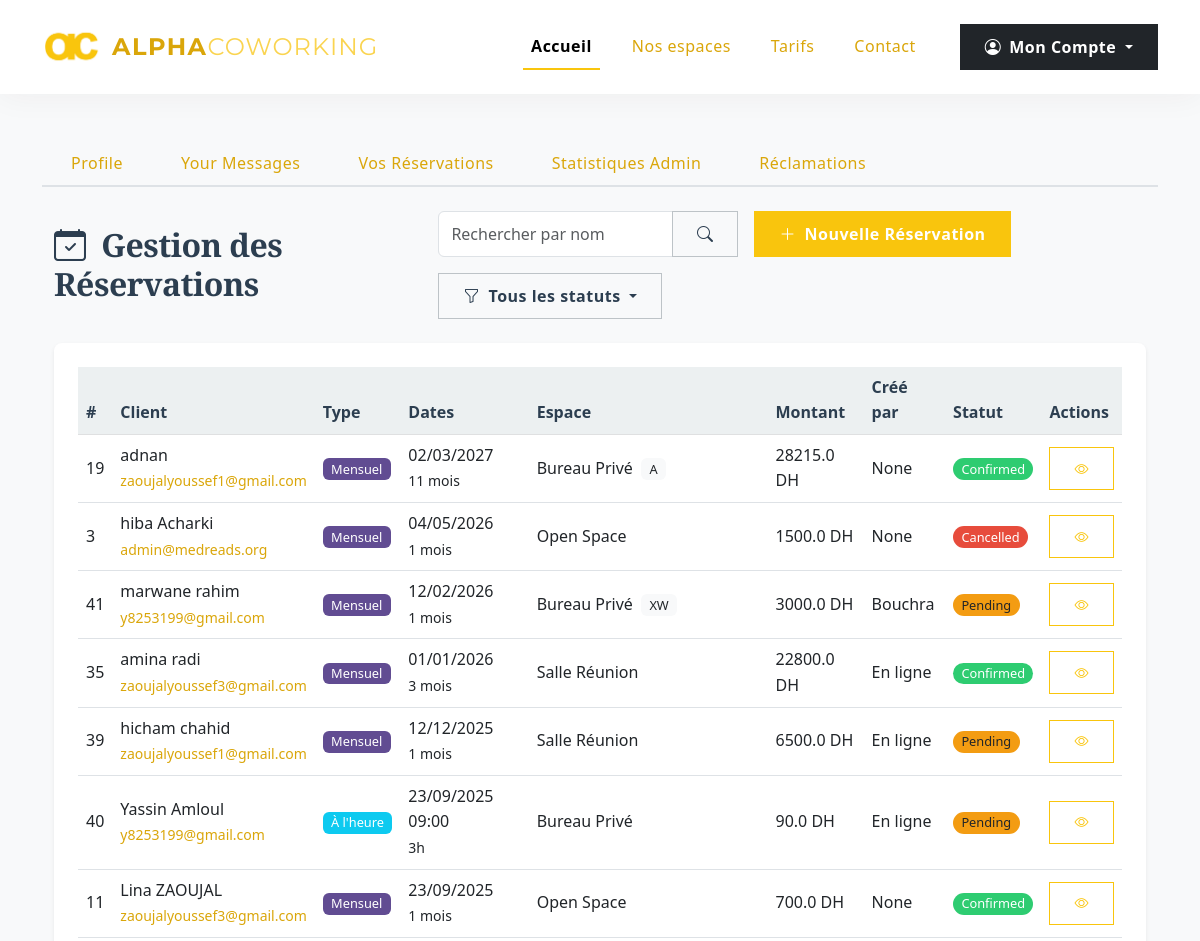
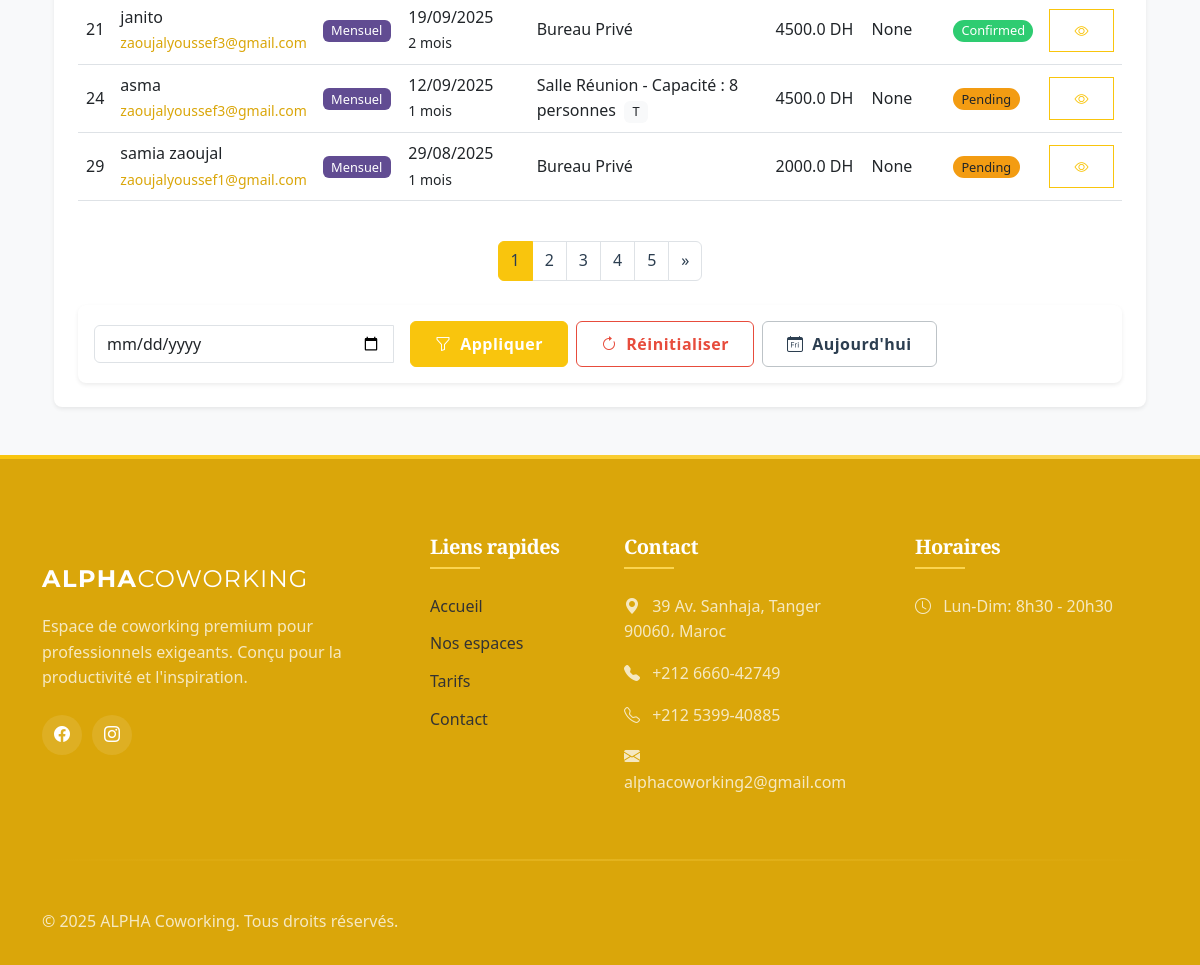
The page /reservation/ (signed in) on the database its author committed (2 pictures, top to bottom).
### pythonic/models.py (models this page shows, shortened)
class Booking(db.Model):
    id = db.Column(db.Integer, primary_key=True)
    space_number = db.Column(db.String(20))  # Nouveau champ
    booking_type = db.Column(db.String(20), nullable=False)  # hourly, daily, monthly
    space_type = db.Column(db.String(20), nullable=True)    # Ajoutez cette ligne
    start_datetime = db.Column(db.DateTime, nullable=False)
    end_datetime = db.Column(db.DateTime, nullable=False)
    duration = db.Column(db.Integer, nullable=False)  # en heures, jours ou mois selon le type
    full_name = db.Column(db.String(50), nullable=False)
    email = db.Column(db.String(120), nullable=False)
    phone = db.Column(db.String(20), nullable=False)
    meeting_capacity = db.Column(db.String(10), nullable=True)
    company = db.Column(db.String(50))
    special_requests = db.Column(db.Text)
    payment_method = db.Column(db.String(30), nullable=False)
    total_price = db.Column(db.Float, nullable=False)
    status = db.Column(db.String(20), nullable=False, default='pending')  # pending, confirmed, cancelled, completed
    date_created = db.Column(db.DateTime, nullable=False, default=datetime.utcnow)
    created_by = db.Column(db.String(50), nullable=False,default="En ligne")  # ou "Bouchra" selon votre logique

### pythonic/reservation/routes.py (the view, shortened to what this page needs)
@booking_bp.route('/reservation/', methods=['POST','GET'])
def booking_form():
    page = request.args.get('page', 1, type=int)
    bookings = Booking.query.order_by(Booking.start_datetime.desc()).paginate(page=page, per_page=10)
    return render_template('booking.html',bookings=bookings)

### pythonic/models.py (called while the page is built)
@login_manager.user_loader
def load_user(user_id):
    return User.query.get(int(user_id))

### pythonic/templates/booking.html (shortened to what this page needs)
{% extends "dashboard.html" %}
{% block bookings %}
<div class="container-fluid mt-4">
    <div class="d-flex justify-content-between align-items-center mb-4">
        <h2 class="m-0"><i class="bi bi-calendar-check me-2"></i> Gestion des Réservations</h2>
        <div class="d-flex align-items-center gap-3 flex-wrap">
            <form class="d-flex" method="GET" action="{{ url_for('reservation.admin_bookings') }}">
                <div class="input-group">
                    <input class="form-control" type="search" name="search" placeholder="Rechercher par nom" value="{{ search_query if search_query else '' }}">
                    <button class="btn btn-outline-secondary" type="submit">
                        <i class="bi bi-search"></i>
                    </button>
                </div>
            </form>
            <a href="{{ url_for('reservation.create_booking') }}" class="btn btn-primary">
                <i class="bi bi-plus-lg me-1"></i> Nouvelle Réservation
            </a>
            <div class="dropdown">
                <button class="btn btn-outline-secondary dropdown-toggle" type="button" id="statusFilter" data-bs-toggle="dropdown">
                    <i class="bi bi-funnel me-1"></i>
                    {% if status_filter %}{{ status_filter|capitalize }}{% else %}Tous les statuts{% endif %}
                </button>
            </div>
        </div>
    </div>
    <div class="card shadow-sm">
        <div class="card-body">
            <div class="table-responsive">
                <table class="table table-hover align-middle">
                    <thead class="table-light">
                        <tr>
                            <th>#</th>
                            <th>Client</th>
                            <th>Type</th>
                            <th>Dates</th>
                            <th>Espace</th>
                            <th>Montant</th>
                            <th>Créé par</th>
                            <th>Statut</th>
                            <th>Actions</th>
                        </tr>
                    </thead>
                    <tbody>
                        {% for booking in bookings.items %}
                        <tr>
                            <td>{{ booking.id }}</td>
                            <td>
                                {{ booking.full_name }}<br>
                                <small class="text-muted">{{ booking.email }}</small>
                            </td>
                            <td>
                                {% if booking.booking_type == 'hourly' %}
                                <span class="badge bg-info">À l'heure</span>
                                {% elif booking.booking_type == 'daily' %}
                                <span class="badge bg-primary">Journalier</span>
                                {% else %}
                                <span class="badge bg-secondary">Mensuel</span>
                                {% endif %}
                            </td>
                            <td>
                                {% if booking.booking_type == 'hourly' %}
                                    {{ booking.start_datetime.strftime('%d/%m/%Y %H:%M') }}<br>
                                    <small>{{ booking.duration }}h</small>
                                {% elif booking.booking_type == 'daily' %}
                                    {{ booking.start_datetime.strftime('%d/%m/%Y') }}<br>
                                    <small>{{ booking.duration }} jour(s)</small>
                                {% else %}
                                    {{ booking.start_datetime.strftime('%d/%m/%Y') }}<br>
                                    <small>{{ booking.duration }} mois</small>
                                {% endif %}
                            </td>
                            <td>
                                {% if booking.space_type == 'private' %}
                                    Bureau Privé
                                    {% if booking.space_number %}
                                    <span class="badge bg-light text-dark ms-1">{{ booking.space_number }}</span>
                                    {% endif %}
                                {% elif booking.space_type == 'open' %}
                                    Open Space
                                {% else %}
                                    Salle Réunion
                                    {% if booking.meeting_capacity %}
                                        - Capacité : {{ booking.meeting_capacity }} personnes
                                        <span class="badge bg-light text-dark ms-1">{{ booking.space_number }}</span>
                                    {% endif %}
                                {% endif %}
                            </td>
                            <td>{{ booking.total_price }} DH</td>
                            <td>{{ booking.created_by }}</td>
                            <td>
                                <span class="badge rounded-pill
                                    {% if booking.status == 'pending' %}bg-warning text-dark
                                    {% elif booking.status == 'confirmed' %}bg-success
                                    {% elif booking.status == 'cancelled' %}bg-danger
                                    {% else %}bg-secondary{% endif %}">
                                    {{ booking.status|capitalize }}
                                </span>
                            </td>
                            <td>
                                <a href="{{ url_for('reservation.booking_detail', booking_id=booking.id) }}"
                                   class="btn btn-sm btn-outline-primary" title="Voir détails">
                                    <i class="bi bi-eye"></i>
                                </a>
                            </td>
                        </tr>
                        {% else %}
                        <tr>
                            <td colspan="8" class="text-center py-4 text-muted">
                                Aucune réservation trouvée
                            </td>
                        </tr>
                        {% endfor %}
                    </tbody>
                </table>
            </div>
            <nav aria-label="Page navigation" class="mt-4">
                <ul class="pagination justify-content-center">
                    {% for num in bookings.iter_pages() %}
                    <li class="page-item {% if num == bookings.page %}active{% endif %}">
                        <a class="page-link" href="{{ url_for('reservation.admin_bookings',
                                page=num,
                                status=status_filter if status_filter else '',
                                search=search_query if search_query else '',
                                date=date_filter if date_filter else '') }}">
                            {{ num }}
                        </a>
                    </li>
                    {% endfor %}
                    {% if bookings.has_next %}
                    <li class="page-item">
                        <a class="page-link" href="{{ url_for('reservation.admin_bookings',
                                page=bookings.next_num,
                                status=status_filter if status_filter else '',
                                search=search_query if search_query else '',
                                date=date_filter if date_filter else '') }}">
                            &raquo;
                        </a>
                    </li>
                    {% endif %}
                </ul>
            </nav>
            <div class="row mt-4">
                <div class="col-12">
                    <div class="card shadow-sm">
                        <div class="card-body p-3">
                            <form method="GET" action="{{ url_for('reservation.admin_bookings') }}" class="d-flex flex-column flex-md-row gap-3 align-items-md-center">
                                <div class="input-group flex-grow-1">
                                    <input type="date" class="form-control" name="date" id="dateFilter" value="{{ date_filter if date_filter else '' }}">
                                </div>
                                <div class="d-flex gap-2">
                                    <button type="submit" class="btn btn-primary filter-btn">
                                        <i class="bi bi-funnel me-1"></i> Appliquer
                                    </button>
                                    <a href="{{ url_for('reservation.admin_bookings',
                                            date=none,
                                            status=status_filter if status_filter else '',
                                            search=search_query if search_query else '',
                                            page=1) }}" class="btn btn-outline-danger reset-btn">
                                        <i class="bi bi-arrow-clockwise me-1"></i> Réinitialiser
                                    </a>
                                    <button type="button" class="btn btn-outline-secondary today-btn" id="todayBtn">
                                        <i class="bi bi-calendar-day me-1"></i> Aujourd'hui
                                    </button>
                                </div>
                            </form>
                        </div>
                    </div>
                </div>
            </div>
        </div>
    </div>
</div>
{% endblock %}

### pythonic/templates/layout.html (style rules this page uses)
:root { --primary-gradient: linear-gradient(135deg, #f9c50d 0%, #ff9500 100%); --primary-shadow: rgba(249, 197, 13, 0.4); --primary-light: rgba(249, 197, 13, 0.1); --marron-fonce: #daa60a; --marron-dore: #f9c50d; --marron-clair: #fad450; --beige: #333333; --beige-clair: #F8F9FA; --blanc: #FFFFFF; --noir: #212121; --transition: all 0.4s cubic-bezier(0.645, 0.045, 0.355, 1); }
body { font-family: 'Montserrat', sans-serif; background-color: var(--beige-clair); color: var(--noir); overflow-x: hidden; line-height: 1.6; }
h1, h2, h3, h4, h5, .display-1, .display-2, .display-3 { font-family: 'Playfair Display', serif; font-weight: 600; color: var(--marron-fonce); letter-spacing: -0.5px; }
.btn { padding: 10px 24px; font-weight: 600; letter-spacing: 0.5px; border-radius: 0; transition: var(--transition); position: relative; overflow: hidden; }
.btn-primary { background-color: var(--marron-dore); border-color: var(--marron-dore); color: var(--blanc); }
.btn-outline-primary { color: var(--marron-dore); border-color: var(--marron-dore); background-color: transparent; }
.bg-light { background-color: var(--beige-clair) !important; }
.text-muted { color: var(--marron-fonce) !important; }

### pythonic/templates/booking.html (style rules this page uses)
:root { --primary: #2c3e50; --secondary: #f9c50d; --success: #2ecc71; --warning: #f39c12; --danger: #e74c3c; --light: #ecf0f1; --dark: #2c3e50; --shadow: 0 4px 6px rgba(0, 0, 0, 0.1); --border-radius: 8px; --transition: all 0.3s ease; }
body { font-family: 'Segoe UI', Tahoma, Geneva, Verdana, sans-serif; background-color: #f8f9fa; color: var(--dark); }
h2 { color: var(--primary); font-weight: 600; }
.card { border-radius: var(--border-radius); border: none; box-shadow: var(--shadow); }
.card-body { padding: 1.5rem; }
.table-responsive { margin-bottom: 1rem; overflow-x: auto; }
.table th { background-color: var(--light); color: var(--primary); font-weight: 600; }
.badge { font-weight: 500; font-size: 0.8rem; padding: 0.35em 0.65em; }
.badge.bg-warning { background-color: var(--warning) !important; }
.badge.bg-success { background-color: var(--success) !important; }
.badge.bg-danger { background-color: var(--danger) !important; }
.badge.bg-secondary { background-color: #614c92ff !important; }
.btn-primary { background-color: var(--secondary); border-color: var(--secondary); }
.btn-outline-secondary { border-color: #bdc3c7; color: var(--dark); }
.btn-outline-danger { border-color: var(--danger); color: var(--danger); }
.input-group { max-width: 300px; }
.input-group input { border-top-right-radius: 0; border-bottom-right-radius: 0; }
.input-group button { border-top-left-radius: 0; border-bottom-left-radius: 0; }
.pagination .page-item.active .page-link { background-color: var(--secondary); border-color: var(--secondary); }
.pagination .page-link { color: var(--primary); }
.filter-btn, .today-btn, .reset-btn { border-radius: 6px; transition: var(--transition); }

### rows shown on the page
Booking: id "19", full_name "adnan", email "zaoujalyoussef1@gmail.com", booking_type "Mensuel", start_datetime "02/03/2027", duration "11", space_number "A", total_price "28215.0", created_by "None", status "Confirmed"
Booking: id "3", full_name "hiba Acharki", email "admin@medreads.org", booking_type "Mensuel", start_datetime "04/05/2026", duration "1", space_type "Open Space", total_price "1500.0", created_by "None", status "Cancelled"
Booking: id "41", full_name "marwane rahim", email "y8253199@gmail.com", booking_type "Mensuel", start_datetime "12/02/2026", duration "1", space_number "XW", total_price "3000.0", created_by "Bouchra", status "Pending"
Booking: id "35", full_name "amina radi", email "zaoujalyoussef3@gmail.com", booking_type "Mensuel", start_datetime "01/01/2026", duration "3", space_type "Salle Réunion", total_price "22800.0", created_by "En ligne", status "Confirmed"
Booking: id "39", full_name "hicham chahid", email "zaoujalyoussef1@gmail.com", booking_type "Mensuel", start_datetime "12/12/2025", duration "1", space_type "Salle Réunion", total_price "6500.0", created_by "En ligne", status "Pending"
Booking: id "40", full_name "Yassin Amloul", email "y8253199@gmail.com", booking_type "À l'heure", start_datetime "23/09/2025 09:00", duration "3", space_type "Bureau Privé", total_price "90.0", created_by "En ligne", status "Pending"
Booking: id "11", full_name "Lina ZAOUJAL", email "zaoujalyoussef3@gmail.com", booking_type "Mensuel", start_datetime "23/09/2025", duration "1", space_type "Open Space", total_price "700.0", created_by "None", status "Confirmed"
Booking: id "21", full_name "janito", email "zaoujalyoussef3@gmail.com", booking_type "Mensuel", start_datetime "19/09/2025", duration "2", space_type "Bureau Privé", total_price "4500.0", created_by "None", status "Confirmed"
Booking: id "24", full_name "asma", email "zaoujalyoussef3@gmail.com", booking_type "Mensuel", start_datetime "12/09/2025", duration "1", meeting_capacity "8", space_number "T", total_price "4500.0", created_by "None", status "Pending"
Booking: id "29", full_name "samia zaoujal", email "zaoujalyoussef1@gmail.com", booking_type "Mensuel", start_datetime "29/08/2025", duration "1", space_type "Bureau Privé", total_price "2000.0", created_by "None", status "Pending"

### other values the page prints
{{ num }} "1" "2" "3" "4" "5"
